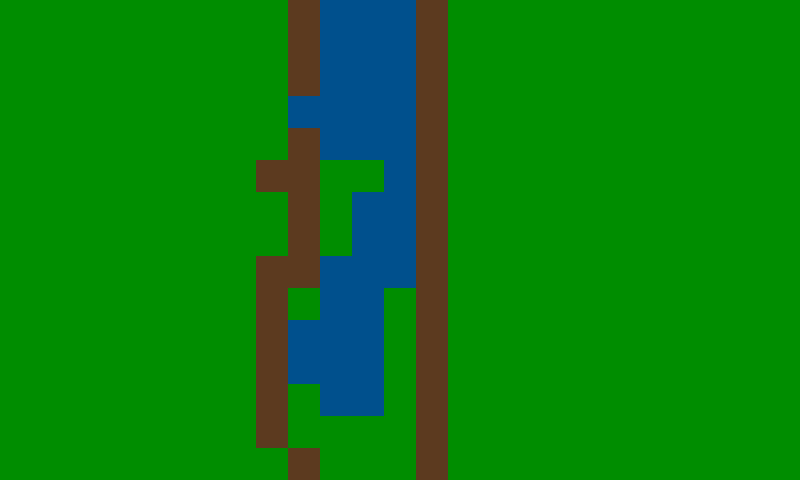

A 2D game scene composited from a Tiled map and its tileset images. What follows is a short description and the map's XML, with each tile layer's data collapsed to a summary:
An orthogonal 25x15 tile map with 32x32 px tiles, 1 tile layer (Tile Layer 1).

<map version="1.0" orientation="orthogonal" width="25" height="15" tilewidth="32" tileheight="32">
 <tileset firstgid="1" name="testTileset" tilewidth="32" tileheight="32">
  <image source="testTileset.png" width="96" height="32" />
 </tileset>
 <layer name="Tile Layer 1" width="25" height="15">
  <data>[375 cells, 375 non-empty, 3 distinct tile ids]</data>
 </layer>
</map>
